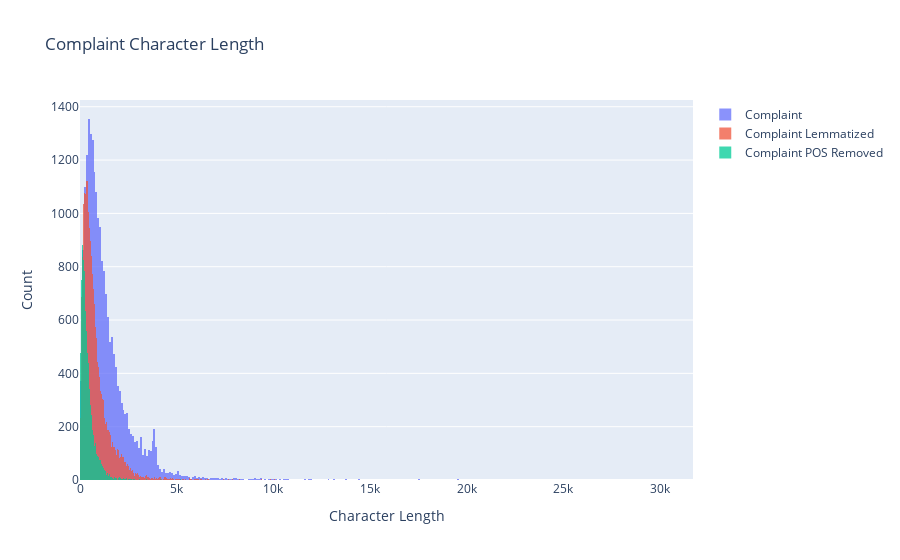

Notebook cell for this chart:
### Code cell
fig = go.Figure()
fig.add_trace(go.Histogram(x=New_df['complaint_what_happend_length'], name='Complaint'))
fig.add_trace(go.Histogram(x=New_df['complaint_what_happend_lemmatized_length'], name='Complaint Lemmatized'))
fig.add_trace(go.Histogram(x=New_df['complaint_POS_removed_length'], name='Complaint POS Removed'))
fig.update_layout(barmode='overlay', title='Complaint Character Length', xaxis_title='Character Length', yaxis_title='Count')
fig.update_traces(opacity=0.75)
fig.show()

### Figure 1 — Plotly figure (JSON) as saved in the notebook; plotly's stock layout.template omitted (floating-point values rounded to 4 significant figures; data arrays with more than 128 entries replaced by an {"elided": "..."} marker saying what was removed)
{"data": [{"name": "Complaint", "opacity": 0.75, "type": "histogram", "x": {"elided": "21072 int values"}}, {"name": "Complaint Lemmatized", "opacity": 0.75, "type": "histogram", "x": {"elided": "21072 int values"}}, {"name": "Complaint POS Removed", "opacity": 0.75, "type": "histogram", "x": {"elided": "21072 float values"}}], "layout": {"barmode": "overlay", "title": {"text": "Complaint Character Length"}, "xaxis": {"title": {"text": "Character Length"}}, "yaxis": {"title": {"text": "Count"}}}}
